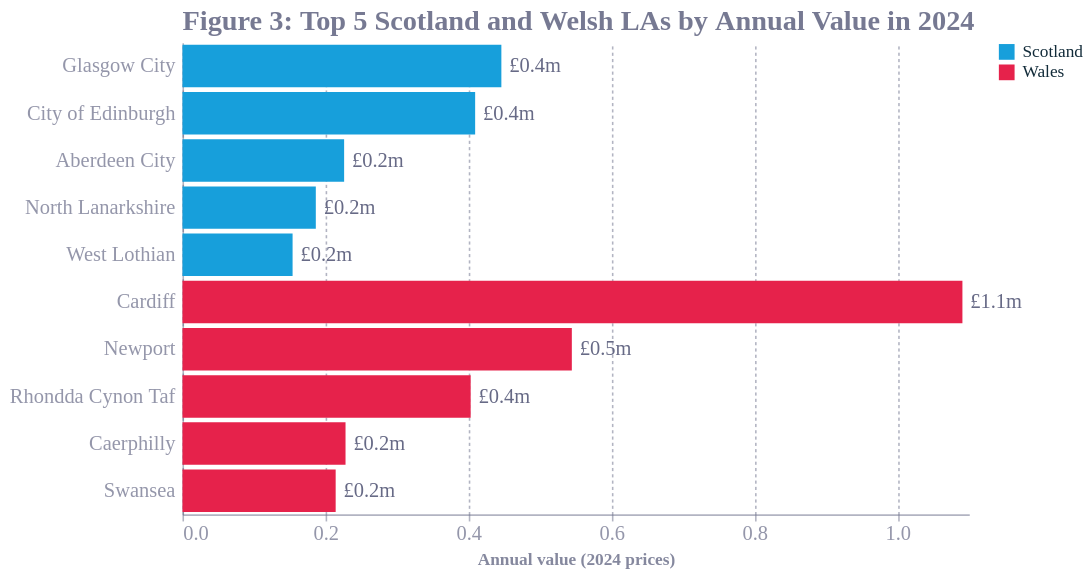

Write a Vega-Lite specification for this figure.
### Vega-Lite specification from a JSON file in a GitHub repository (floating-point values rounded to 4 significant figures)
{"config": {"font": "Circular Std", "text": {"color": "#676A86", "align": "left", "baseline": "middle", "dx": 7, "dy": 0, "fontSize": 11}, "view": {"stroke": null, "continuousWidth": 400, "continuousHeight": 300, "discreteWidth": 400, "discreteHeight": 300}, "range": {"category": ["#36B7B4", "#E6224B", "#F4C245", "#0063AF", "#00A767", "#179FDB", "#EB5C2E", "#5C267B", "#122B39"], "diverging": ["#E6224B", "#E54753", "#C9C9C9", "#179FDB", "#122B39"], "heatmap": ["#C9C9C9", "#179FDB", "#0063AF", "#122B39"], "ordinal": ["#00A767", "#36B7B4", "#179FDB", "#0063AF", "#243B5A"]}, "bar": {"color": "#179fdb"}, "line": {"color": "#e6224b"}, "rule": {"color": "#676A86"}, "area": {"opacity": 0.8}, "point": {"filled": true, "size": 80, "color": "#e6224b", "opacity": 0.95}, "geoshape": {"stroke": "white", "strokeWidth": 0.3}, "rect": {"fill": "#d6d4d4", "opacity": 0.3}, "axis": {"labelColor": "#676A86", "labelFontSize": 13, "labelFont": "Circular Std", "labelOpacity": 0.7, "tickColor": "#676A86", "tickOpacity": 0.5, "domainColor": "#676A86", "domainOpacity": 0.5, "gridColor": "#676A86", "gridDash": [2, 2], "gridOpacity": 0.5, "title": null, "titleColor": "#676A86", "titleOpacity": 0.8, "tickSize": 4}, "axisXDiscrete": {"grid": false, "labelAngle": 0, "tickCount": 10, "tickOpacity": 0.5, "title": null}, "axisYDiscrete": {"ticks": false, "labelPadding": 5}, "axisXTemporal": {"grid": false, "ticks": true}, "axisXQuantitative": {"grid": true}, "axisYQuantitative": {"gridColor": "#676A86", "gridDash": [1, 5], "gridOpacity": 0.5, "ticks": false, "labelPadding": 5, "tickCount": 8, "titleAngle": 0, "titleAlign": "left", "titleBaseline": "bottom", "titleX": 0, "titleY": -5}, "title": {"color": "#676A86E6", "subtitleColor": "#676A86", "font": "Circular Std", "subtitleFont": "Circular Std", "anchor": "start", "fontSize": 18, "subtitleFontSize": 12, "subtitlePadding": 4, "offset": 0, "frame": "group"}, "legend": {"titleColor": "#122b39", "title": null, "labelColor": "#122b39", "labelFontSize": 11}}, "layer": [{"mark": {"type": "bar"}, "encoding": {"color": {"field": "region", "scale": {"domain": ["Scotland", "Wales"], "range": ["#179FDB", "#E6224B"]}, "type": "nominal"}, "x": {"axis": {"tickCount": 6}, "field": "value", "title": "Annual value (2024 prices)", "type": "quantitative"}, "y": {"field": "LA_name", "sort": ["Glasgow City", "City of Edinburgh", "Aberdeen City", "North Lanarkshire", "West Lothian", "Cardiff", "Newport", "Rhondda Cynon Taf", "Caerphilly", "Swansea"], "title": null, "type": "nominal"}}, "title": "Figure 3: Top 5 Scotland and Welsh LAs by Annual Value in 2024"}, {"mark": {"type": "text", "align": "left", "dx": 5, "fontSize": 13}, "encoding": {"text": {"field": "value_label", "type": "nominal"}, "x": {"field": "value", "title": "Annual value (2024 prices)", "type": "quantitative"}, "y": {"field": "LA_name", "sort": ["Glasgow City", "City of Edinburgh", "Aberdeen City", "North Lanarkshire", "West Lothian", "Cardiff", "Newport", "Rhondda Cynon Taf", "Caerphilly", "Swansea"], "type": "nominal"}}, "transform": [{"calculate": "\"£\" + format(datum.value, \".1f\") + \"m\"", "as": "value_label"}]}], "data": {"name": "data-468ada230da391183adadd40d772ca87"}, "height": 300, "width": 500, "$schema": "https://vega.github.io/schema/vega-lite/v6.4.1.json", "datasets": {"data-468ada230da391183adadd40d772ca87": [{"region": "Wales", "LA_name": "Cardiff", "value": 1.091, "value_label": "£1.1m"}, {"region": "Wales", "LA_name": "Newport", "value": 0.5446, "value_label": "£0.5m"}, {"region": "Wales", "LA_name": "Rhondda Cynon Taf", "value": 0.4031, "value_label": "£0.4m"}, {"region": "Wales", "LA_name": "Caerphilly", "value": 0.2281, "value_label": "£0.2m"}, {"region": "Wales", "LA_name": "Swansea", "value": 0.2143, "value_label": "£0.2m"}, {"region": "Scotland", "LA_name": "Glasgow City", "value": 0.446, "value_label": "£0.4m"}, {"region": "Scotland", "LA_name": "City of Edinburgh", "value": 0.4093, "value_label": "£0.4m"}, {"region": "Scotland", "LA_name": "Aberdeen City", "value": 0.2261, "value_label": "£0.2m"}, {"region": "Scotland", "LA_name": "North Lanarkshire", "value": 0.1865, "value_label": "£0.2m"}, {"region": "Scotland", "LA_name": "West Lothian", "value": 0.154, "value_label": "£0.2m"}]}}
